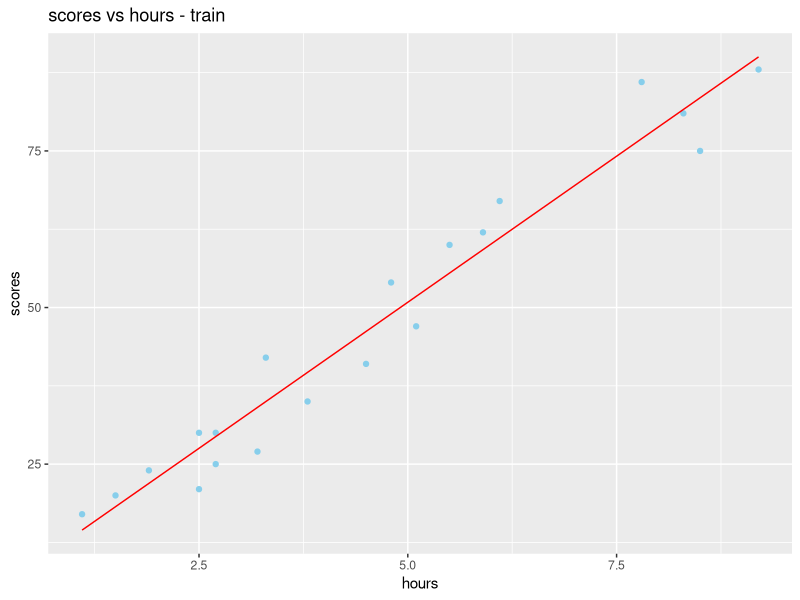
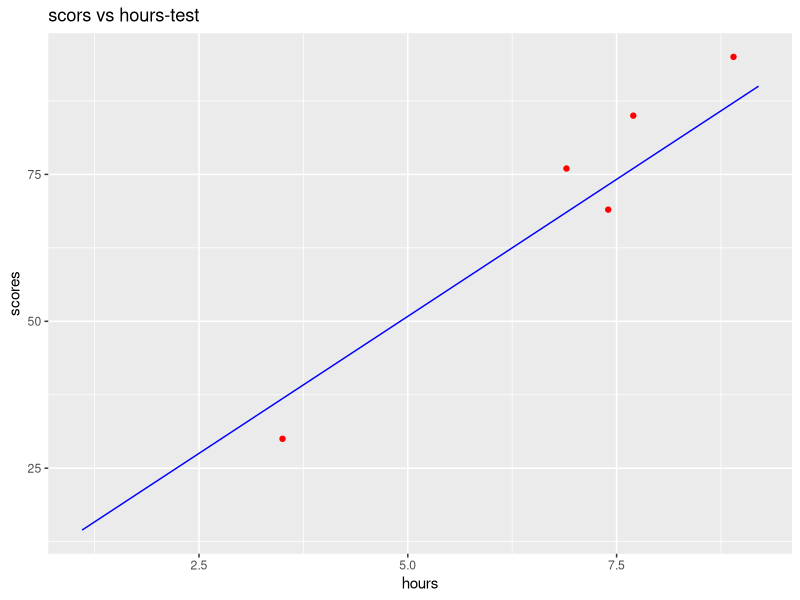

Write R code to recreate these figures, in order.
#BHUVANESWARAN. B
#TASK-1 :  Predict the percentage of a student based on the number of study hours.
#simple linear regression

#data pre-processing
hours<-c(2.5,5.1,3.2,8.5,3.5,1.5,9.2,5.5,8.3,2.7,7.7,5.9,4.5,3.3,1.1,8.9,2.5,1.9,6.1,7.4,2.7,4.8,3.8,6.9,7.8)
scores<-c(21,47,27,75,30,20,88,60,81,25,85,62,41,42,17,95,30,24,67,69,30,54,35,76,86)
data<-data.frame(hours,scores)
colnames(data)<-c("hours","scores")
data
#splitting into test and train data
library(caTools)
set.seed(123)
split<-sample.split(data$scores, SplitRatio = 0.8)
train<-subset(data, split==T)
test<-subset(data, split==F)

#fitting simple linear regression
regressor<-lm(formula = scores~hours,data = train)
summary(regressor)

#predicting test set results
y_pred<-predict(regressor, newdata = test)
dataPred<-data.frame(y_pred)
dataPred
#visualizing train set results
library(ggplot2)
y_pred_train<-predict(regressor, newdata = train)
ggplot()+
  geom_point(aes(x=train$hours, y=train$scores),
             colour="sky blue")+
  geom_line(aes(x=train$hours, y=y_pred_train),colour="red")+
  ggtitle("scores vs hours - train")+
  xlab("hours")+
  ylab("scores")

#visualizing test set results
ggplot()+
  geom_point(aes(x=test$hours, y=test$score),
             colour="red")+
  geom_line(aes(x=train$hours, y=y_pred_train),colour="blue")+
  ggtitle("scors vs hours-test")+
  xlab("hours")+
  ylab("scores")


#prediction
p<-data.frame(9.25)
colnames(p) <- "hours"
newans<-predict(regressor,newdata=p)
newans


pred <- data.frame(cbind(actual=test$scores, predicted=dataPred))
#accuracy
accuracy <- mean(apply(pred, 1, min) / apply(pred, 1, max))
accuracy
#Error
install.packages("Metrics")
library(Metrics)
y_pred<-as.numeric(y_pred)
str(y_pred)
str(test$scores)
mae(test$scores,y_pred)
